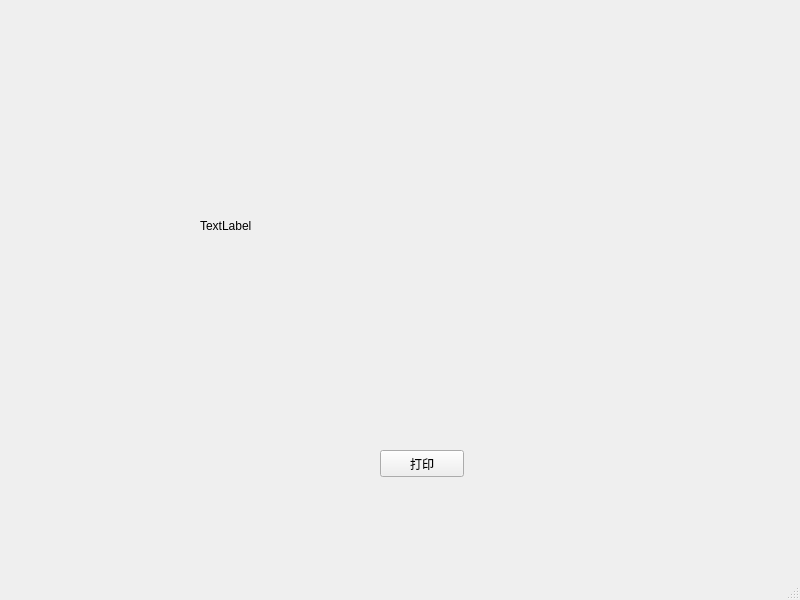
<?xml version="1.0" encoding="UTF-8"?>
<ui version="4.0">
 <class>MainWindow</class>
 <widget class="QMainWindow" name="MainWindow">
  <property name="geometry">
   <rect>
    <x>0</x>
    <y>0</y>
    <width>800</width>
    <height>600</height>
   </rect>
  </property>
  <property name="windowTitle">
   <string>MainWindow</string>
  </property>
  <widget class="QWidget" name="centralwidget">
   <widget class="QLabel" name="label">
    <property name="geometry">
     <rect>
      <x>200</x>
      <y>50</y>
      <width>421</width>
      <height>351</height>
     </rect>
    </property>
    <property name="text">
     <string>TextLabel</string>
    </property>
   </widget>
   <widget class="QPushButton" name="pushButton">
    <property name="geometry">
     <rect>
      <x>380</x>
      <y>450</y>
      <width>84</width>
      <height>27</height>
     </rect>
    </property>
    <property name="text">
     <string>打印</string>
    </property>
   </widget>
  </widget>
  <widget class="QMenuBar" name="menubar">
   <property name="geometry">
    <rect>
     <x>0</x>
     <y>0</y>
     <width>800</width>
     <height>28</height>
    </rect>
   </property>
  </widget>
  <widget class="QStatusBar" name="statusbar"/>
 </widget>
 <resources/>
 <connections/>
</ui>
